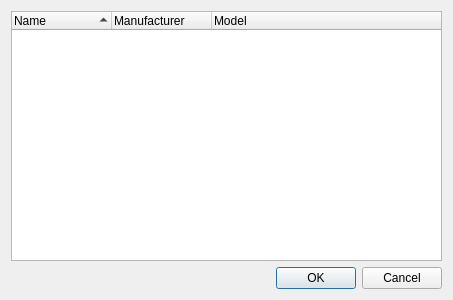
<ui version="4.0" >
 <class>FixtureSelection</class>
 <widget class="QDialog" name="FixtureSelection" >
  <property name="geometry" >
   <rect>
    <x>0</x>
    <y>0</y>
    <width>453</width>
    <height>300</height>
   </rect>
  </property>
  <property name="windowTitle" >
   <string>Select fixture</string>
  </property>
  <layout class="QVBoxLayout" >
   <item>
    <widget class="QTreeWidget" name="m_tree" >
     <property name="alternatingRowColors" >
      <bool>true</bool>
     </property>
     <property name="selectionMode" >
      <enum>QAbstractItemView::ExtendedSelection</enum>
     </property>
     <property name="rootIsDecorated" >
      <bool>false</bool>
     </property>
     <property name="itemsExpandable" >
      <bool>false</bool>
     </property>
     <property name="sortingEnabled" >
      <bool>true</bool>
     </property>
     <property name="allColumnsShowFocus" >
      <bool>true</bool>
     </property>
     <column>
      <property name="text" >
       <string>Name</string>
      </property>
     </column>
     <column>
      <property name="text" >
       <string>Manufacturer</string>
      </property>
     </column>
     <column>
      <property name="text" >
       <string>Model</string>
      </property>
     </column>
    </widget>
   </item>
   <item>
    <widget class="QDialogButtonBox" name="m_buttonBox" >
     <property name="orientation" >
      <enum>Qt::Horizontal</enum>
     </property>
     <property name="standardButtons" >
      <set>QDialogButtonBox::Cancel|QDialogButtonBox::Ok</set>
     </property>
    </widget>
   </item>
  </layout>
 </widget>
 <resources/>
 <connections>
  <connection>
   <sender>m_buttonBox</sender>
   <signal>accepted()</signal>
   <receiver>FixtureSelection</receiver>
   <slot>accept()</slot>
   <hints>
    <hint type="sourcelabel" >
     <x>248</x>
     <y>254</y>
    </hint>
    <hint type="destinationlabel" >
     <x>157</x>
     <y>274</y>
    </hint>
   </hints>
  </connection>
  <connection>
   <sender>m_buttonBox</sender>
   <signal>rejected()</signal>
   <receiver>FixtureSelection</receiver>
   <slot>reject()</slot>
   <hints>
    <hint type="sourcelabel" >
     <x>316</x>
     <y>260</y>
    </hint>
    <hint type="destinationlabel" >
     <x>286</x>
     <y>274</y>
    </hint>
   </hints>
  </connection>
 </connections>
</ui>
